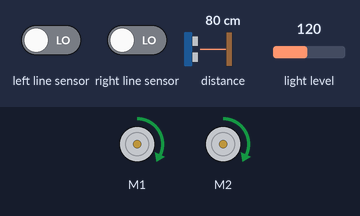
Bench run of a program on a simulated BBC micro:bit (MakeCode). On the bench: 2 × DC motor (green arrow = forward, orange = backward, longer = faster). Inputs (shaded band) come from the test bench; at power-on: left line sensor LOW, right line sensor LOW, distance to the obstacle 80 cm, light level 120. At 15.8 s the program stops and its outputs stay as they are.

Above: at 0.1 s.
At 7.1 s:
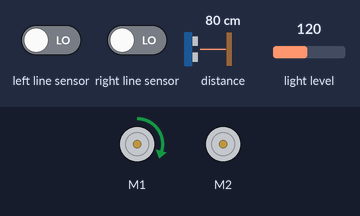
At 10.8 s:
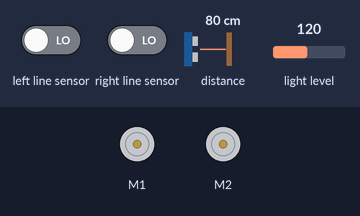
Timing chart, 0 to 16.5 s (numbered marks = the images above):
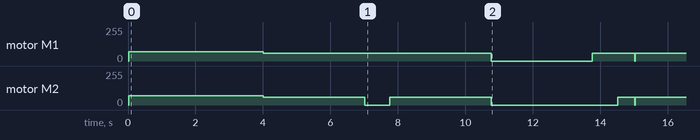

The program:

main.ts
```typescript
maqueen.motorRun(maqueen.Motors.All, maqueen.Dir.CW, 70)
basic.pause(4000)
if (maqueen.Ultrasonic(PingUnit.Centimeters) < 5) {
    maqueen.motorStop(maqueen.Motors.All)
} else if (maqueen.Ultrasonic(PingUnit.Centimeters) > 5) {
    if (maqueen.readPatrol(maqueen.Patrol.PatrolLeft) == 0 && maqueen.readPatrol(maqueen.Patrol.PatrolRight) == 0) {
        maqueen.motorRun(maqueen.Motors.M1, maqueen.Dir.CW, 60)
    } else if (maqueen.readPatrol(maqueen.Patrol.PatrolLeft) == 1 && maqueen.readPatrol(maqueen.Patrol.PatrolRight) == 0) {
        maqueen.motorRun(maqueen.Motors.M1, maqueen.Dir.CW, 60)
        maqueen.motorRun(maqueen.Motors.M2, maqueen.Dir.CW, 0)
    } else if (maqueen.readPatrol(maqueen.Patrol.PatrolLeft) == 0 && maqueen.readPatrol(maqueen.Patrol.PatrolRight) == 1) {
        maqueen.motorRun(maqueen.Motors.M1, maqueen.Dir.CW, 0)
        maqueen.motorRun(maqueen.Motors.M2, maqueen.Dir.CW, 60)
    }
}
maqueen.motorRun(maqueen.Motors.All, maqueen.Dir.CW, 60)
basic.pause(3000)
maqueen.motorRun(maqueen.Motors.M1, maqueen.Dir.CW, 60)
maqueen.motorRun(maqueen.Motors.M2, maqueen.Dir.CW, 0)
basic.pause(750)
maqueen.motorRun(maqueen.Motors.All, maqueen.Dir.CW, 60)
basic.pause(3000)
maqueen.motorStop(maqueen.Motors.All)
basic.pause(3000)
maqueen.motorRun(maqueen.Motors.M1, maqueen.Dir.CW, 60)
maqueen.motorRun(maqueen.Motors.M2, maqueen.Dir.CW, 0)
basic.pause(750)
maqueen.motorRun(maqueen.Motors.All, maqueen.Dir.CW, 60)
basic.pause(500)
if (input.lightLevel() > 70) {
    maqueen.motorRun(maqueen.Motors.All, maqueen.Dir.CW, 0)
} else {
    maqueen.motorRun(maqueen.Motors.All, maqueen.Dir.CW, 60)
    basic.pause(250)
    maqueen.motorRun(maqueen.Motors.M2, maqueen.Dir.CW, 60)
    maqueen.motorRun(maqueen.Motors.M1, maqueen.Dir.CW, 0)
    basic.pause(750)
}
maqueen.motorRun(maqueen.Motors.All, maqueen.Dir.CW, 60)
basic.pause(750)
```

test.ts
```typescript
// aquí va el archivo "tests"; esto no se compilará cuando este paquete se utilice como una extensión.
```
